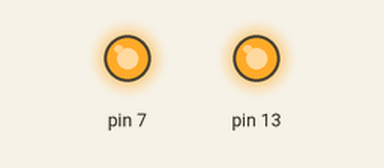
This sketch was run on a simulated Arduino Uno, built with avr-gcc and run on an emulated ATmega328P. Parts: output pins drawn as LEDs (lit = HIGH). No radio packets arrive unless stated.

Above: at 1.0 s.
At 3.1 s:
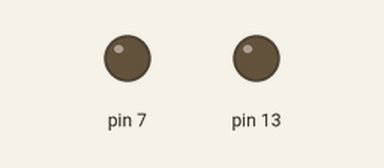
Timing chart, 0 to 5.4 s (numbered marks = the images above):
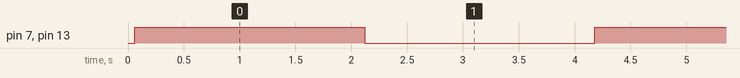

The sketch:

tx.ino
```cpp
// tx

#include <VirtualWire.h>
char *controller;
void setup() {
  pinMode(13,OUTPUT);
  pinMode(7,OUTPUT);
vw_set_ptt_inverted(true); //
vw_set_tx_pin(12);
vw_setup(4000);// speed of data transfer Kbps
}

void loop(){
controller="1"  ;
vw_send((uint8_t *)controller, strlen(controller));
vw_wait_tx(); // Wait until the whole message is gone
digitalWrite(13,1); //tx
digitalWrite(7,1); //led

delay(2000);
controller="0"  ;
vw_send((uint8_t *)controller, strlen(controller));
vw_wait_tx(); // Wait until the whole message is gone
digitalWrite(13,0); //tx
digitalWrite(7,0);  //led

delay(2000);

}
```

Measured:
- by itself, pin 7, pin 13: alternates HIGH for 2.1 s and LOW for 2.1 s
